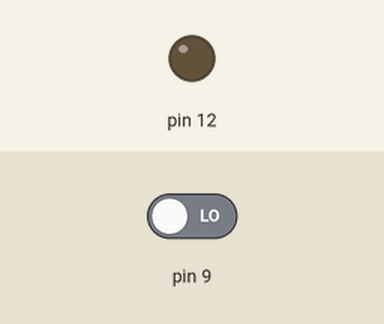
Simulated run of this sketch. Board: Arduino Uno, built with avr-gcc and run on an emulated ATmega328P. Shown: output pins drawn as LEDs (lit = HIGH). Inputs (shaded band) come from the test bench; at power-on: pin 9 LOW.

Above: at 1.8 s.
1.9 s: pin 9 driven HIGH
At 4.7 s:
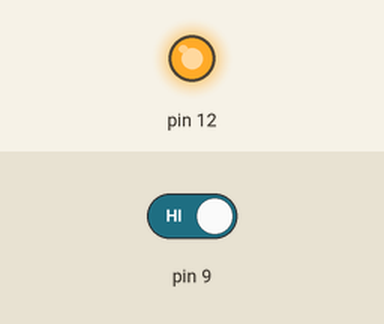
4.9 s: pin 9 driven LOW
At 5.7 s:
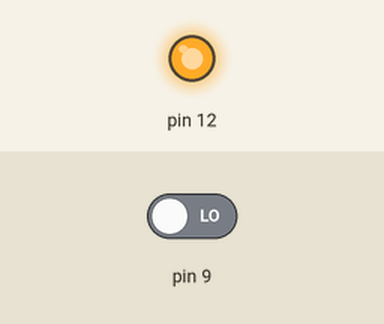
Timing chart, 0 to 7.9 s (numbered marks = the images above; inputs shaded):
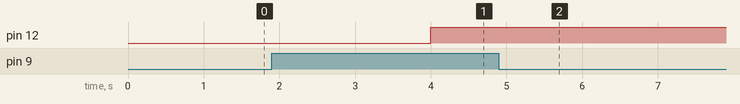

The sketch:

contador_led.ino
```cpp
void setup() {
  pinMode (9,INPUT);
  pinMode (12,OUTPUT);
}
int contador = 0, boton = 0;
void loop() {
  if (digitalRead (9) == 1)
    contador++;
  if (contador >= 5){
    boton = !boton;
    digitalWrite (12, boton);
    contador = 0;
  }
  delay (500);
}
```

Measured:
- after the input at 1.9 s, pin 12: LOW → HIGH after 2.1 s
- after the input at 4.9 s, pin 12: stays HIGH (without the input it goes to LOW after 1.6 s)
